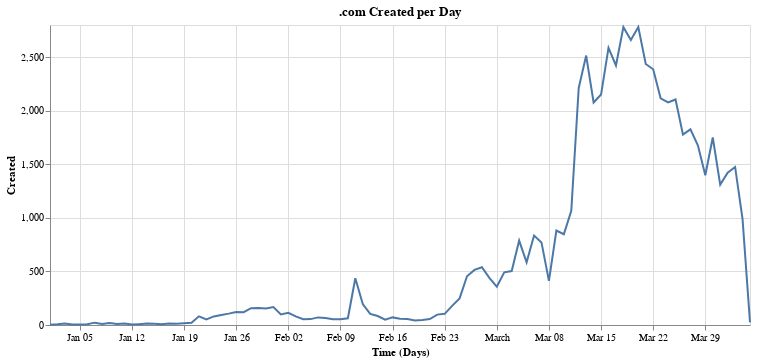

Notebook code cell kept with this figure:
### Markdown cell above
Just over half the doains are .com, which is managed by Verisign. Does the .com registration curve look similar to the overall trend?

### Code cell
com = df[df.tld == 'com'].groupby('created').count()
alt.Chart(com.reset_index(), width=700, title=".com Created per Day").mark_line().encode(
    alt.X("created:T", title="Time (Days)"),
    alt.Y('domain:Q', title="Created")
)

### Figure 1 — Vega-Lite specification as saved in the notebook (floating-point values rounded to 4 significant figures)
{"config": {"view": {"continuousWidth": 400, "continuousHeight": 300}}, "data": {"name": "data-968c82f793b55764d96ebfae5945a9b6"}, "mark": "line", "encoding": {"x": {"type": "temporal", "field": "created", "title": "Time (Days)"}, "y": {"type": "quantitative", "field": "domain", "title": "Created"}}, "title": ".com Created per Day", "width": 700, "$schema": "https://vega.github.io/schema/vega-lite/v4.8.1.json", "datasets": {"data-968c82f793b55764d96ebfae5945a9b6": [{"created": "2020-01-01T00:00:00", "domain": 3, "risk": 3, "tld": 3}, {"created": "2020-01-02T00:00:00", "domain": 6, "risk": 6, "tld": 6}, {"created": "2020-01-03T00:00:00", "domain": 15, "risk": 15, "tld": 15}, {"created": "2020-01-04T00:00:00", "domain": 5, "risk": 5, "tld": 5}, {"created": "2020-01-05T00:00:00", "domain": 5, "risk": 5, "tld": 5}, {"created": "2020-01-06T00:00:00", "domain": 8, "risk": 8, "tld": 8}, {"created": "2020-01-07T00:00:00", "domain": 22, "risk": 22, "tld": 22}, {"created": "2020-01-08T00:00:00", "domain": 10, "risk": 10, "tld": 10}, {"created": "2020-01-09T00:00:00", "domain": 19, "risk": 19, "tld": 19}, {"created": "2020-01-10T00:00:00", "domain": 9, "risk": 9, "tld": 9}, {"created": "2020-01-11T00:00:00", "domain": 14, "risk": 14, "tld": 14}, {"created": "2020-01-12T00:00:00", "domain": 4, "risk": 4, "tld": 4}, {"created": "2020-01-13T00:00:00", "domain": 8, "risk": 8, "tld": 8}, {"created": "2020-01-14T00:00:00", "domain": 13, "risk": 13, "tld": 13}, {"created": "2020-01-15T00:00:00", "domain": 12, "risk": 12, "tld": 12}, {"created": "2020-01-16T00:00:00", "domain": 6, "risk": 6, "tld": 6}, {"created": "2020-01-17T00:00:00", "domain": 13, "risk": 13, "tld": 13}, {"created": "2020-01-18T00:00:00", "domain": 11, "risk": 11, "tld": 11}, {"created": "2020-01-19T00:00:00", "domain": 16, "risk": 16, "tld": 16}, {"created": "2020-01-20T00:00:00", "domain": 20, "risk": 20, "tld": 20}, {"created": "2020-01-21T00:00:00", "domain": 81, "risk": 81, "tld": 81}, {"created": "2020-01-22T00:00:00", "domain": 52, "risk": 52, "tld": 52}, {"created": "2020-01-23T00:00:00", "domain": 80, "risk": 80, "tld": 80}, {"created": "2020-01-24T00:00:00", "domain": 94, "risk": 94, "tld": 94}, {"created": "2020-01-25T00:00:00", "domain": 106, "risk": 106, "tld": 106}, {"created": "2020-01-26T00:00:00", "domain": 121, "risk": 121, "tld": 121}, {"created": "2020-01-27T00:00:00", "domain": 120, "risk": 120, "tld": 120}, {"created": "2020-01-28T00:00:00", "domain": 157, "risk": 157, "tld": 157}, {"created": "2020-01-29T00:00:00", "domain": 159, "risk": 159, "tld": 159}, {"created": "2020-01-30T00:00:00", "domain": 155, "risk": 155, "tld": 155}, {"created": "2020-01-31T00:00:00", "domain": 167, "risk": 167, "tld": 167}, {"created": "2020-02-01T00:00:00", "domain": 99, "risk": 99, "tld": 99}, {"created": "2020-02-02T00:00:00", "domain": 114, "risk": 114, "tld": 114}, {"created": "2020-02-03T00:00:00", "domain": 81, "risk": 81, "tld": 81}, {"created": "2020-02-04T00:00:00", "domain": 54, "risk": 54, "tld": 54}, {"created": "2020-02-05T00:00:00", "domain": 55, "risk": 55, "tld": 55}, {"created": "2020-02-06T00:00:00", "domain": 71, "risk": 71, "tld": 71}, {"created": "2020-02-07T00:00:00", "domain": 66, "risk": 66, "tld": 66}, {"created": "2020-02-08T00:00:00", "domain": 54, "risk": 54, "tld": 54}, {"created": "2020-02-09T00:00:00", "domain": 53, "risk": 53, "tld": 53}, {"created": "2020-02-10T00:00:00", "domain": 63, "risk": 63, "tld": 63}, {"created": "2020-02-11T00:00:00", "domain": 436, "risk": 436, "tld": 436}, {"created": "2020-02-12T00:00:00", "domain": 195, "risk": 195, "tld": 195}, {"created": "2020-02-13T00:00:00", "domain": 104, "risk": 104, "tld": 104}, {"created": "2020-02-14T00:00:00", "domain": 84, "risk": 84, "tld": 84}, {"created": "2020-02-15T00:00:00", "domain": 49, "risk": 49, "tld": 49}, {"created": "2020-02-16T00:00:00", "domain": 71, "risk": 71, "tld": 71}, {"created": "2020-02-17T00:00:00", "domain": 59, "risk": 59, "tld": 59}, {"created": "2020-02-18T00:00:00", "domain": 56, "risk": 56, "tld": 56}, {"created": "2020-02-19T00:00:00", "domain": 43, "risk": 43, "tld": 43}, {"created": "2020-02-20T00:00:00", "domain": 47, "risk": 47, "tld": 47}, {"created": "2020-02-21T00:00:00", "domain": 55, "risk": 55, "tld": 55}, {"created": "2020-02-22T00:00:00", "domain": 97, "risk": 97, "tld": 97}, {"created": "2020-02-23T00:00:00", "domain": 104, "risk": 104, "tld": 104}, {"created": "2020-02-24T00:00:00", "domain": 179, "risk": 179, "tld": 179}, {"created": "2020-02-25T00:00:00", "domain": 248, "risk": 248, "tld": 248}, {"created": "2020-02-26T00:00:00", "domain": 455, "risk": 455, "tld": 455}, {"created": "2020-02-27T00:00:00", "domain": 514, "risk": 514, "tld": 514}, {"created": "2020-02-28T00:00:00", "domain": 539, "risk": 539, "tld": 539}, {"created": "2020-02-29T00:00:00", "domain": 440, "risk": 440, "tld": 440}, {"created": "2020-03-01T00:00:00", "domain": 358, "risk": 358, "tld": 358}, {"created": "2020-03-02T00:00:00", "domain": 492, "risk": 492, "tld": 492}, {"created": "2020-03-03T00:00:00", "domain": 503, "risk": 503, "tld": 503}, {"created": "2020-03-04T00:00:00", "domain": 788, "risk": 788, "tld": 788}, {"created": "2020-03-05T00:00:00", "domain": 585, "risk": 585, "tld": 585}, {"created": "2020-03-06T00:00:00", "domain": 835, "risk": 835, "tld": 835}, {"created": "2020-03-07T00:00:00", "domain": 771, "risk": 771, "tld": 771}, {"created": "2020-03-08T00:00:00", "domain": 412, "risk": 412, "tld": 412}, {"created": "2020-03-09T00:00:00", "domain": 881, "risk": 881, "tld": 881}, {"created": "2020-03-10T00:00:00", "domain": 847, "risk": 847, "tld": 847}, {"created": "2020-03-11T00:00:00", "domain": 1065, "risk": 1065, "tld": 1065}, {"created": "2020-03-12T00:00:00", "domain": 2212, "risk": 2212, "tld": 2212}, {"created": "2020-03-13T00:00:00", "domain": 2515, "risk": 2515, "tld": 2515}, {"created": "2020-03-14T00:00:00", "domain": 2077, "risk": 2077, "tld": 2077}, {"created": "2020-03-15T00:00:00", "domain": 2151, "risk": 2151, "tld": 2151}, {"created": "2020-03-16T00:00:00", "domain": 2586, "risk": 2586, "tld": 2586}, {"created": "2020-03-17T00:00:00", "domain": 2422, "risk": 2422, "tld": 2422}, {"created": "2020-03-18T00:00:00", "domain": 2780, "risk": 2780, "tld": 2780}, {"created": "2020-03-19T00:00:00", "domain": 2661, "risk": 2661, "tld": 2661}, {"created": "2020-03-20T00:00:00", "domain": 2782, "risk": 2782, "tld": 2782}, {"created": "2020-03-21T00:00:00", "domain": 2436, "risk": 2436, "tld": 2436}, {"created": "2020-03-22T00:00:00", "domain": 2387, "risk": 2387, "tld": 2387}, {"created": "2020-03-23T00:00:00", "domain": 2116, "risk": 2116, "tld": 2116}, {"created": "2020-03-24T00:00:00", "domain": 2077, "risk": 2077, "tld": 2077}, {"created": "2020-03-25T00:00:00", "domain": 2105, "risk": 2105, "tld": 2105}, {"created": "2020-03-26T00:00:00", "domain": 1777, "risk": 1777, "tld": 1777}, {"created": "2020-03-27T00:00:00", "domain": 1826, "risk": 1826, "tld": 1826}, {"created": "2020-03-28T00:00:00", "domain": 1678, "risk": 1678, "tld": 1678}, {"created": "2020-03-29T00:00:00", "domain": 1398, "risk": 1398, "tld": 1398}, {"created": "2020-03-30T00:00:00", "domain": 1750, "risk": 1750, "tld": 1750}, {"created": "2020-03-31T00:00:00", "domain": 1310, "risk": 1310, "tld": 1310}, {"created": "2020-04-01T00:00:00", "domain": 1422, "risk": 1422, "tld": 1422}, {"created": "2020-04-02T00:00:00", "domain": 1475, "risk": 1475, "tld": 1475}, {"created": "2020-04-03T00:00:00", "domain": 988, "risk": 988, "tld": 988}, {"created": "2020-04-04T00:00:00", "domain": 25, "risk": 25, "tld": 25}]}}
